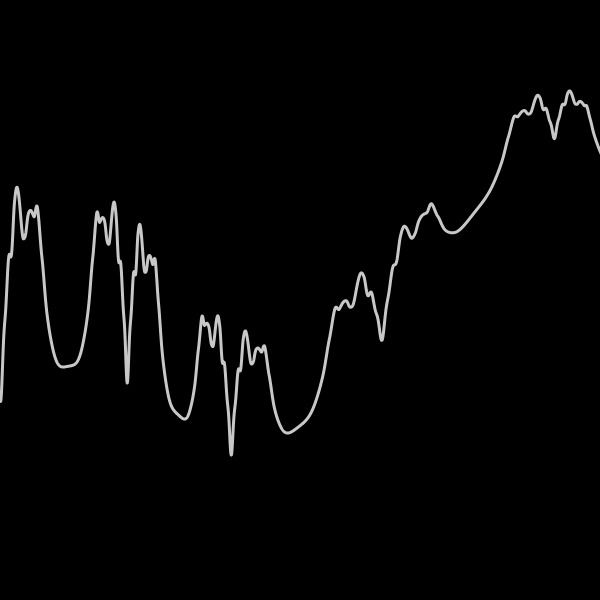
Frame 1 (no input)
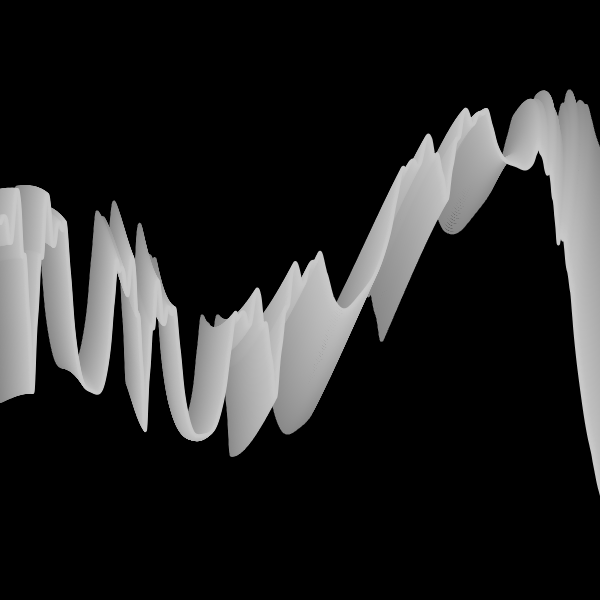
Frame 60 (no input)
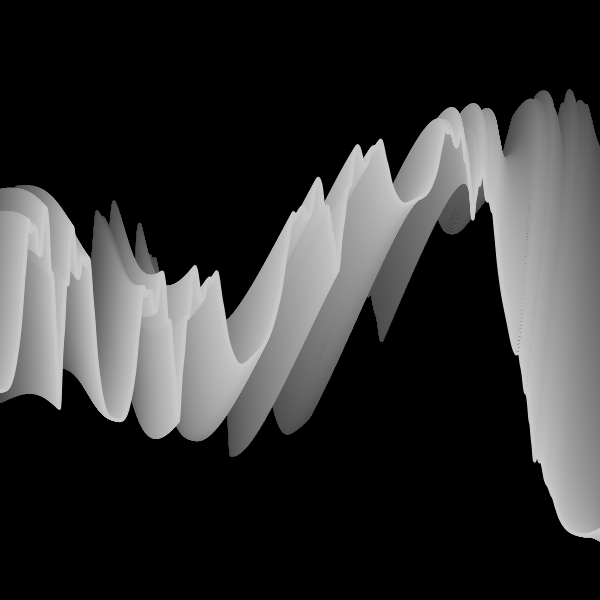
Frame 120 (the mouse pressed at the canvas centre since frame 60)

The p5.js sketch that drew these frames (run headless with seeded random() and noise() and a simulated clock; from frame 60 on, the mouse is pressed at the canvas centre):

// p5.js sketch
// ── sketch.js
/*
ref.
A trick to get looping curves with lerp and delay
https://necessarydisorder.wordpress.com/2018/03/31/a-trick-to-get-looping-curves-with-lerp-and-delay/
*/


const CYCLE = 480;
const VERT_NUM = 3000;
let DELAY_FACTOR = 1.3;


function setup() {

    const s = min(windowWidth , windowHeight);
  createCanvas(s,s); 
  w = 600;
  var canvas;
    if(windowWidth>=600 && windowHeight >=600){
      canvas = createCanvas(600, 600);
    }
    else{
      canvas = createCanvas(windowWidth, windowHeight - 100);
    }

  var x = (windowWidth - width) / 2;
  var y = (windowHeight - height) / 2;

  canvas.position(x, y);
  background(0);
  noStroke();



}

function x1(t){
  return  (cos(TAU * t) - 1) * height * 0.0;
}
function y1(t){
  return 0.5 * width + width * (noise(sin(TAU * t) * 2) - 0.5);
}
 
function x2(t){
  return (cos(TAU * t) + 1) * width * 0.1 + width;
}
function y2(t){
  return 0.5 * width - 0.4 * width * cos(TAU * t);
  
}
 

function draw(){
  
  const frameRatio = frameCount % CYCLE / CYCLE;
  
  const w = 3;
  strokeWeight(w);
  strokeJoin(ROUND);
  noFill();
  background(0, 2);

  stroke(200);
  beginShape();
  
  for(let i=0;i< VERT_NUM; i++){
    const vertRatio = (i / VERT_NUM) % 1;
    let x = lerp(x1(frameRatio - DELAY_FACTOR * vertRatio * 0.1), x2(frameRatio - DELAY_FACTOR * (20 - vertRatio)), vertRatio);
    let y = lerp(y1(frameRatio - DELAY_FACTOR * vertRatio * 2), y2(frameRatio - DELAY_FACTOR * (10 - vertRatio)), vertRatio);
    vertex(x, y);
  }
  endShape();
}


function createCols(_url) {
  let slash_index = _url.lastIndexOf('/');
  let pallate_str = _url.slice(slash_index + 1);
  let arr = pallate_str.split('-');
  for (let i = 0; i < arr.length; i++) {
    arr[i] = '#' + arr[i];
  }
  return arr;
}
